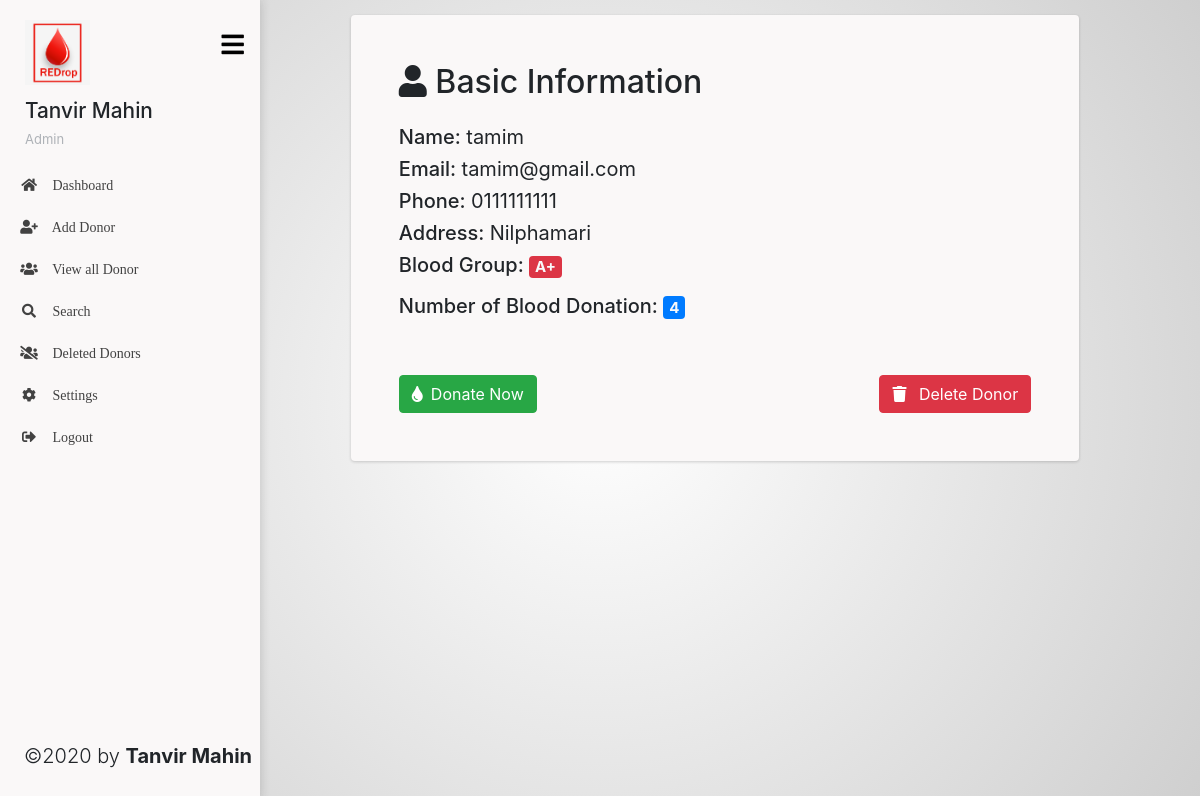
The app's page /profile/index.php?id=4 (signed in) with its own data.
### tables this page shows
CREATE TABLE `blood_donors` (
  `id` int(11) NOT NULL,
  `name` varchar(100) NOT NULL,
  `group` varchar(10) NOT NULL,
  `email` varchar(100) NOT NULL,
  `phone` varchar(20) NOT NULL,
  `address` varchar(50) NOT NULL,
  `count` int(11) NOT NULL,
  `del` tinyint(1) NOT NULL DEFAULT '0'
);

### includes/donorClass.inc.php (called while the page is built, shortened)
<?php
class Donor {
    function singleDonorDetails($conn,$id){
        $sql = "SELECT * FROM `blood_donors` WHERE id = ".$id;
        $result = mysqli_query($conn, $sql);
        return mysqli_fetch_assoc($result);
    }
};
$donor = new Donor();

### profile/index.php (the view, shortened to what this page needs)
<?php
    if(isset($_GET['id'])){
        include '../sidebar.php';
        $id = $_GET['id'];
        $res = $donor->singleDonorDetails($conn,$id);
        $name = $res['name'];
        $group = $res['group'];
        $email = $res['email'];
        $address = $res['address'];
        $phone = $res['phone'];
        $count = $res['count'];
    }
    else{
        header("Location: ../all/");
        exit();
    }
?>
<section id="main-content">
    <section class="row wrapper main-wrapper">
        <div class="col-md-10 offset-md-1">
            <section class="box p-5 rounded">
                <h2 class="pb-3"><span class="fas fa-user"></span> Basic Information</h2>
                <h5 class="pt-0">Name: <span class="font-weight-normal"><?php echo $name ?></span></h5>
                <h5 class="pt-0">Email: <span class="font-weight-normal"><?php echo $email ?></span>
                </h5>
                <h5 class="pt-0">Phone: <span class="font-weight-normal"><?php echo $phone ?></span>
                </h5>
                <h5 class="pt-0">
                    Address: <span class="font-weight-normal"><?php echo $address ?></span>
                </h5>
                <div class="h5">
                    Blood Group: <span class="badge badge-danger text-light h4"><?php echo $group ?></span>
                </div>
                <div class="h5 pb-5">
                    Number of Blood Donation: <span class="badge badge-primary text-light"><?php echo $count ?></span>
                </div>
                <div class="d-flex">
                    <form action="../includes/donated.inc.php" method="POST">
                        <button type="submit" name="donate-submit" class="btn btn-success"><span class="fas fa-tint mr-2"></span>Donate Now</button>
                    </form>
                    <form action="../includes/deleteDonor.inc.php" method="POST" class="ml-auto">
                        <button type="submit" name="delete-submit" class="btn btn-danger"><span class="fas fa-trash mr-2"></span> Delete Donor</button>
                    </form>
                </div>
        </div>
    </section>
</section>
<?php
    include '../bottomIncludes.php';
?>

### css/dashboard.css (style rules this page uses)
* { padding: 0; margin: 0; box-sizing: border-box; }
body { background: rgb(255,255,255); background: radial-gradient(circle, rgba(255,255,255,1) 0%, rgba(207,207,207,1) 100%); background-attachment: fixed }
.logo-area, .logo-area, #main-content, .logo-icon, .wraplist, .page-sidebar, .profile-info, .profile-image, .profile-details, .menu-title, .profile-image a img { -webkit-transition: 600ms; -moz-transition: 600ms; -o-transition: 600ms; transition: 600ms; }
#main-content { margin-left: 260px; display: block; overflow-x: hidden; }
.main-wrapper { display: inline-block; width: 100%; padding: 0px 15px 0 15px; margin-left: 0px; margin-right: 0px; overflow-x: hidden; }
section.box { background-color: #faf8f8; margin: 15px 0; box-shadow: 0 1px 3px rgba(33, 33, 33, 0.2); -webkit-box-shadow: 0 1px 3px rgba(33, 33, 33, 0.2); -moz-box-shadow: 0 1px 3px rgba(33, 33, 33, 0.2); -o-box-shadow: 0 1px 3px rgba(33, 33, 33, 0.2); -ms-box-shadow: 0 1px 3px rgba(33, 33, 33, 0.2); }

### records on screen
blood_donors: name "tamim", email "tamim@gmail.com", phone "0111111111", address "Nilphamari", group "A+", count "4"

### other values on screen
$_SESSION['name'] "Tanvir Mahin"
